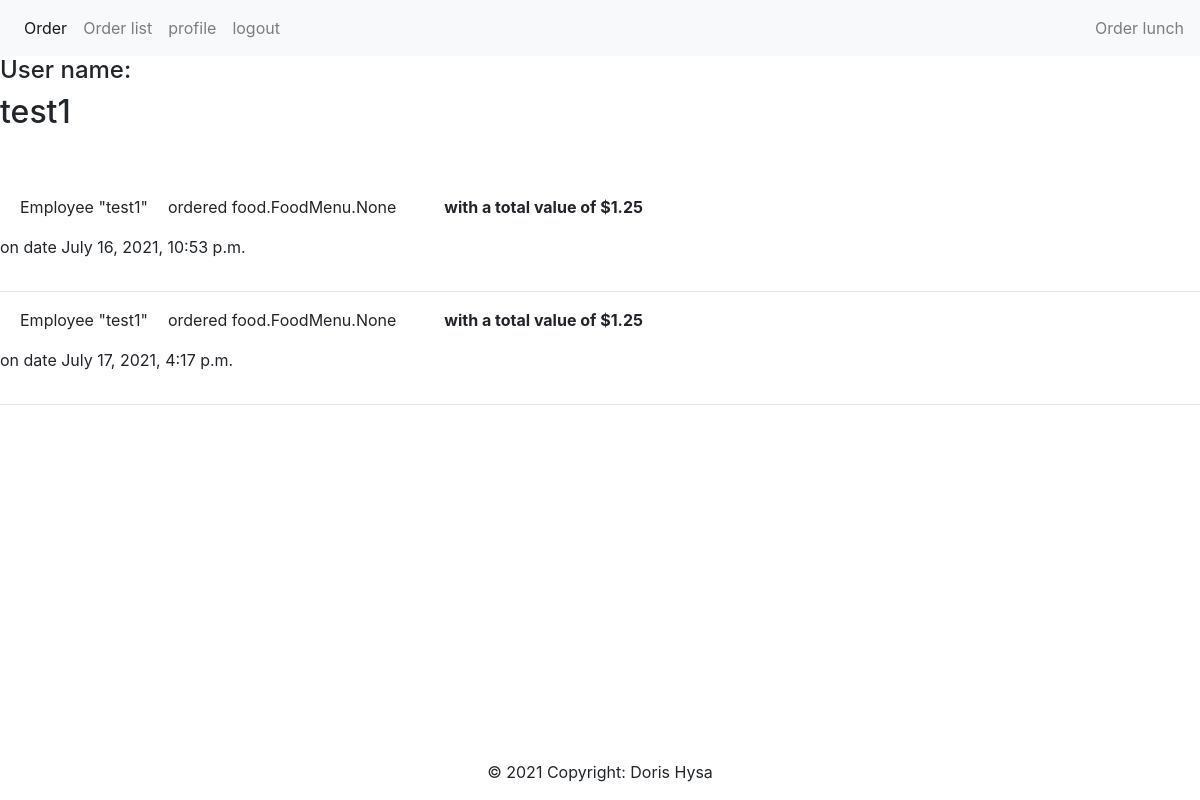
Screenshot of /profile/ (signed in) with the database file from the repository.
### food/models.py (models this page shows, shortened)
class OrderModel(models.Model):
    created_on = models.DateTimeField(auto_now_add=True)
    date = models.DateField(auto_now_add=True)
    price = models.DecimalField(max_digits=5, decimal_places=2)
    items = models.ManyToManyField('FoodMenu', related_name='order', blank=True)
    employee = models.ForeignKey(User, on_delete=models.CASCADE)
    class Meta:
        db_table = "food_ordermodel"

### food/views.py (the view)
# urls.py: path('profile/',  Profile.as_view(), name='profile'),
class Profile(View):
    def get(self, request, *args, **kwargs):
        current_user = request.user
        items = request.POST.getlist('items[]')
        useri = OrderModel.objects.filter(employee__username__contains=current_user)
        context = {
            'useri': useri
        }
        return render(request, 'users/profile.html', context)

### users/templates/users/profile.html (shortened to what this page needs)
{% extends "food/base.html" %}
{% load crispy_forms_tags %}
{% block content %}
    <div class="content-section">
      <div class="media">
        <div class="media-body">
          <h4>User name:</h4>
          <h2 class="account-heading">{{ user.username }}</h2>
        </div>
      </div>
    </div>
    <div class="pt-5">
      {% for app in useri %}
      <div class="row">
          <div class="col-md-8 col-sm-12">
              <div class="d-flex flex-row">
                  <div class="form-group form-check">
                      <label class="form-check-label">Employee "{{ app.employee }}"</label>
                  </div>
                  <div class="form-group form-check">
                    <label class="form-check-label">ordered {{ app.items }}</label>
                </div>
                  <p class="font-weight-bold pl-5">with a total value of ${{ app.price }}</p>
              </div>
              <p> on date {{ app.created_on }}</p>
          </div>
      </div>
      <hr />
  {% endfor %}
{% endblock content %}

### rows the page displays
OrderModel: employee "test1", items "food.FoodMenu.None", price "1.25", created_on "July 16, 2021, 10:53 p.m."
OrderModel: employee "test1", items "food.FoodMenu.None", price "1.25", created_on "July 17, 2021, 4:17 p.m."

### other values shown
{{ user.username }} "test1"
